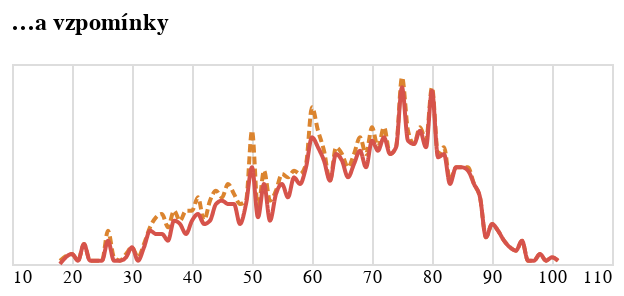

The cell this chart's notebook holds for it:
### Code cell
tvar3 = alt.Chart(do_grafu_vzpominky.to_pandas(), width=300, height=100, title="…a vzpomínky").mark_line(interpolate="monotone").encode(
    alt.X('vek:Q').axis(domain=False, tickSize=0, title=None),
    alt.Y('len:Q').stack('zero').axis(None),
    alt.Color('obdobi:N', sort=['2000-2020','1800-1838'], scale=alt.Scale(range=['#D6534B', '#DB842F']), legend=None),
    alt.StrokeDash('obdobi:N', sort=['2000-2020','1800-1838'], legend=None)
)

tvar3

### Figure 1 — Vega-Lite specification as saved in the notebook (floating-point values rounded to 4 significant figures; data arrays with more than 128 entries replaced by an {"elided": "..."} marker saying what was removed)
{"config": {"title": {"font": "Noticia Text", "fontSize": 12, "anchor": "start", "lineHeight": 19, "fontWeight": "bolder", "subtitleFont": "Noticia Text", "subtitleFontSize": 10, "subtitleLineHeight": 15, "subtitlePadding": 10, "dy": -10}, "axis": {"labelFont": "Asap", "titleFont": "Asap", "fontWeight": "lighter", "titleFontWeight": "lighter", "labelFontSize": 9, "titleFontSize": 9, "labelPadding": 2, "titlePadding": 9, "domainOpacity": 0, "tickColor": "#DCDDD6"}, "legend": {"labelFont": "Asap", "labelFontWeight": "normal", "titleFont": "Asap", "titleFontWeight": "normal", "labelFontSize": 9, "titleFontSize": 9}}, "data": {"name": "data-df3b47e04576473a811233b1b4892a44"}, "mark": {"type": "line", "interpolate": "monotone"}, "encoding": {"color": {"field": "obdobi", "legend": null, "scale": {"range": ["#D6534B", "#DB842F"]}, "sort": ["2000-2020", "1800-1838"], "type": "nominal"}, "strokeDash": {"field": "obdobi", "legend": null, "sort": ["2000-2020", "1800-1838"], "type": "nominal"}, "x": {"axis": {"domain": false, "tickSize": 0, "title": null}, "field": "vek", "type": "quantitative"}, "y": {"axis": null, "field": "len", "stack": "zero", "type": "quantitative"}}, "height": 100, "title": "…a vzpomínky", "width": 300, "$schema": "https://vega.github.io/schema/vega-lite/v5.8.0.json", "datasets": {"data-df3b47e04576473a811233b1b4892a44": {"elided": "135 records"}}}
